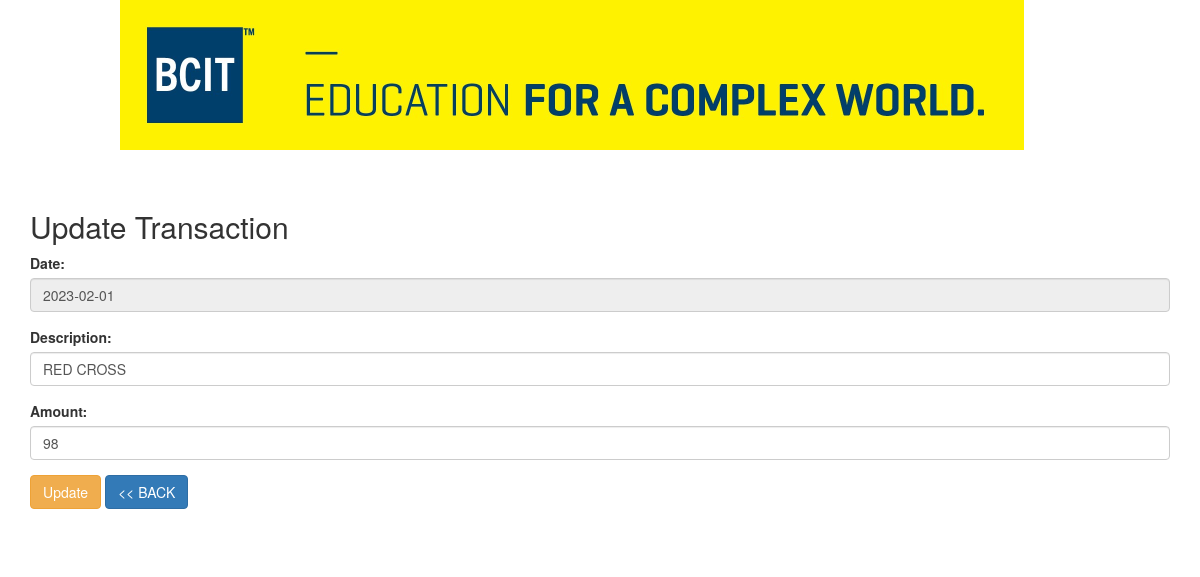
The app's page /transactions_update.php?id=1 with its own data.
### tables this page shows
CREATE TABLE transactions (
        id INTEGER PRIMARY KEY,
        date TEXT,
        description TEXT,
        amount REAL
    );

### transactions_update.php (the view, shortened to what this page needs)
<?php
include("inc_header.php");
$db = new SQLite3('mydatabase.db');
if (isset($_POST['update'])) {
  $id = SQLite3::escapeString($_POST['id']);
  $description = SQLite3::escapeString($_POST['description']);
  $amount = SQLite3::escapeString($_POST['amount']);
  $sql = "UPDATE transactions SET description = '$description', amount = '$amount' WHERE id = '$id'";
  if ($db->exec($sql)) {
    header('Location: transactions.php?message=Transaction updated successfully');
    exit;
  } else {
    $error = $db->lastErrorMsg();
    header('Location: transactions.php?error=' . urlencode($error));
    exit;
  }
} elseif (isset($_GET['id'])) {
  $id = SQLite3::escapeString($_GET['id']);
  $result = $db->querySingle("SELECT * FROM transactions WHERE id = '$id'", true);
} else {
  header('Location: transactions.php');
  exit;
}
?>
<h2>Update Transaction</h2>
<form method="post" action="transactions_update.php">
  <div class="form-group">
    <label for="date">Date:</label>
    <input type="text" class="form-control" id="date" name="date" value="<?php echo $result['date']; ?>" readonly>
  </div>
  <div class="form-group">
    <label for="description">Description:</label>
    <input type="text" class="form-control" id="description" name="description" value="<?php echo $result['description']; ?>">
  </div>
  <div class="form-group">
    <label for="amount">Amount:</label>
    <input type="number" class="form-control" id="amount" name="amount" value="<?php echo $result['amount']; ?>" step="any">
  </div>
  <button type="submit" class="btn btn-warning" name="update">Update</button>
  <a href="/transactions.php" class="btn btn-small btn-primary">&lt;&lt; BACK</a>
</form>
<?php include("inc_footer.php"); ?>

### records on screen
transactions: date "2023-02-01", description "RED CROSS", amount "98"
